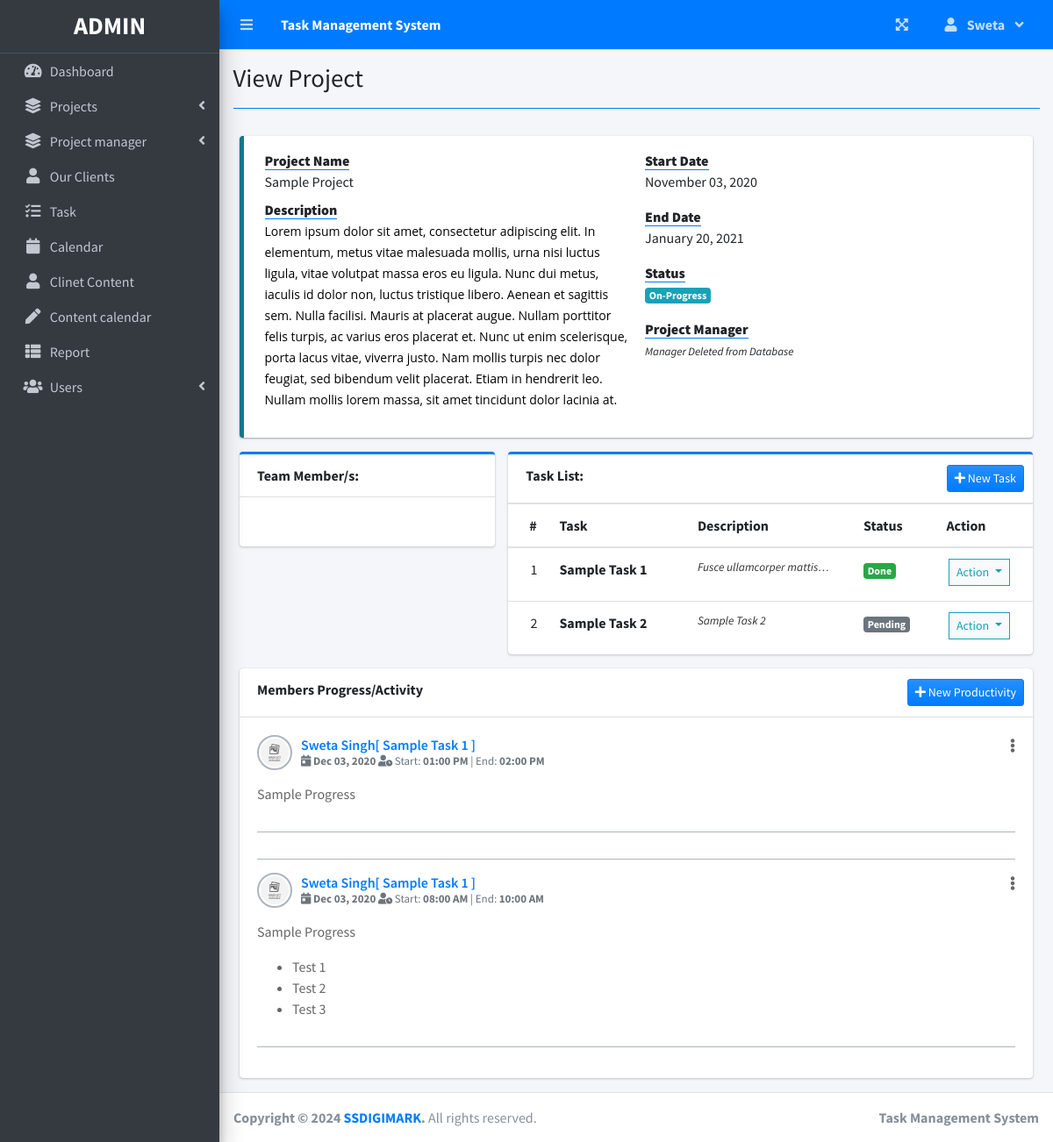
The page /index.php?page=view_project&id=1 (signed in) on the database its author committed.
### tables this page shows
CREATE TABLE `task_list` (
  `id` int(30) NOT NULL,
  `project_id` int(30) NOT NULL,
  `task` varchar(200) NOT NULL,
  `description` text NOT NULL,
  `status` tinyint(4) NOT NULL,
  `date_created` datetime NOT NULL DEFAULT current_timestamp()
);

CREATE TABLE `user_productivity` (
  `id` int(30) NOT NULL,
  `project_id` int(30) NOT NULL,
  `task_id` int(30) NOT NULL,
  `comment` text NOT NULL,
  `subject` varchar(200) NOT NULL,
  `date` date NOT NULL,
  `start_time` time NOT NULL,
  `end_time` time NOT NULL,
  `user_id` int(30) NOT NULL,
  `time_rendered` float NOT NULL,
  `date_created` datetime NOT NULL DEFAULT current_timestamp()
);

CREATE TABLE `users` (
  `id` int(30) NOT NULL,
  `firstname` varchar(200) NOT NULL,
  `lastname` varchar(200) NOT NULL,
  `email` varchar(200) NOT NULL,
  `password` text NOT NULL,
  `type` tinyint(1) NOT NULL DEFAULT 2 COMMENT '1 = admin, 2 = staff',
  `avatar` text NOT NULL DEFAULT 'no-image-available.png',
  `date_created` datetime NOT NULL DEFAULT current_timestamp()
);

### view_project.php (the view, shortened to what this page needs)
<?php
include 'db_connect.php';
$stat = array("Pending","Started","On-Progress","On-Hold","Over Due","Done");
$cprog = $conn->query("SELECT * FROM task_list where project_id = {$id} and status = 3")->num_rows;
$prod = $conn->query("SELECT * FROM user_productivity where project_id = {$id}")->num_rows;
if($status == 0 && strtotime(date('Y-m-d')) >= strtotime($start_date)):
if($prod  > 0  || $cprog > 0)
  $status = 2;
else
  $status = 1;
elseif($status == 0 && strtotime(date('Y-m-d')) > strtotime($end_date)):
$status = 4;
endif;
$manager = $conn->query("SELECT *,concat(firstname,' ',lastname) as name FROM users where id = $manager_id");
$manager = $manager->num_rows > 0 ? $manager->fetch_array() : array();
?>
<div class="col-lg-12">
	<div class="row">
		<div class="col-md-12">
			<div class="callout callout-info">
				<div class="col-md-12">
					<div class="row">
						<div class="col-sm-6">
							<dl>
								<dt><b class="border-bottom border-primary">Project Name</b></dt>
								<dd><?php echo ucwords($name) ?></dd>
								<dt><b class="border-bottom border-primary">Description</b></dt>
								<dd><?php echo html_entity_decode($description) ?></dd>
							</dl>
						</div>
						<div class="col-md-6">
							<dl>
								<dt><b class="border-bottom border-primary">Start Date</b></dt>
								<dd><?php echo date("F d, Y",strtotime($start_date)) ?></dd>
							</dl>
							<dl>
								<dt><b class="border-bottom border-primary">End Date</b></dt>
								<dd><?php echo date("F d, Y",strtotime($end_date)) ?></dd>
							</dl>
							<dl>
								<dt><b class="border-bottom border-primary">Status</b></dt>
								<dd>
									<?php
									  if($stat[$status] =='Pending'){
									  	echo "<span class='badge badge-secondary'>{$stat[$status]}</span>";
									  }elseif($stat[$status] =='Started'){
									  	echo "<span class='badge badge-primary'>{$stat[$status]}</span>";
									  }elseif($stat[$status] =='On-Progress'){
									  	echo "<span class='badge badge-info'>{$stat[$status]}</span>";
									  }elseif($stat[$status] =='On-Hold'){
									  	echo "<span class='badge badge-warning'>{$stat[$status]}</span>";
									  }elseif($stat[$status] =='Over Due'){
									  	echo "<span class='badge badge-danger'>{$stat[$status]}</span>";
									  }elseif($stat[$status] =='Done'){
									  	echo "<span class='badge badge-success'>{$stat[$status]}</span>";
									  }
									?>
								</dd>
							</dl>
							<dl>
								<dt><b class="border-bottom border-primary">Project Manager</b></dt>
								<dd>
									<?php if(isset($manager['id'])) : ?>
									<div class="d-flex align-items-center mt-1">
										<img class="img-circle img-thumbnail p-0 shadow-sm border-info img-sm mr-3" src="assets/uploads/<?php echo $manager['avatar'] ?>" alt="Avatar">
										<b><?php echo ucwords($manager['name']) ?></b>
									</div>
									<?php else: ?>
										<small><i>Manager Deleted from Database</i></small>
									<?php endif; ?>
								</dd>
							</dl>
						</div>
					</div>
				</div>
			</div>
		</div>
	</div>
	<div class="row">
		<div class="col-md-4">
			<div class="card card-outline card-primary">
				<div class="card-header">
					<span><b>Team Member/s:</b></span>
				</div>
				<div class="card-body">
				</div>
			</div>
		</div>
		<div class="col-md-8">
			<div class="card card-outline card-primary">
				<div class="card-header">
					<span><b>Task List:</b></span>
					<?php if($_SESSION['login_type'] != 3): ?>
					<div class="card-tools">
						<button class="btn btn-primary bg-gradient-primary btn-sm" type="button" id="new_task"><i class="fa fa-plus"></i> New Task</button>
					</div>
				<?php endif; ?>
				</div>
				<div class="card-body p-0">
					<div class="table-responsive">
					<table class="table table-condensed m-0 table-hover">
						<colgroup>
							<col width="5%">
							<col width="25%">
							<col width="30%">
							<col width="15%">
							<col width="15%">
						</colgroup>
						<thead>
							<th>#</th>
							<th>Task</th>
							<th>Description</th>
							<th>Status</th>
							<th>Action</th>
						</thead>
						<tbody>
							<?php
							$i = 1;
							$tasks = $conn->query("SELECT * FROM task_list where project_id = {$id} order by task asc");
							while($row=$tasks->fetch_assoc()):
								$trans = get_html_translation_table(HTML_ENTITIES,ENT_QUOTES);
								unset($trans["\""], $trans["<"], $trans[">"], $trans["<h2"]);
								$desc = strtr(html_entity_decode($row['description']),$trans);
								$desc=str_replace(array("<li>","</li>"), array("",", "), $desc);
							?>
								<tr>
			                        <td class="text-center"><?php echo $i++ ?></td>
			                        <td class=""><b><?php echo ucwords($row['task']) ?></b></td>
			                        <td class=""><p class="truncate"><?php echo strip_tags($desc) ?></p></td>
			                        <td>
			                        	<?php
			                        	if($row['status'] == 1){
									  		echo "<span class='badge badge-secondary'>Pending</span>";
			                        	}elseif($row['status'] == 2){
									  		echo "<span class='badge badge-primary'>On-Progress</span>";
			                        	}elseif($row['status'] == 3){
									  		echo "<span class='badge badge-success'>Done</span>";
			                        	}
			                        	?>
			                        </td>
			                        <td class="text-center">
										<button type="button" class="btn btn-default btn-sm btn-flat border-info wave-effect text-info dropdown-toggle" data-toggle="dropdown" aria-expanded="true">
					                      Action
					                    </button>
									</td>
		                    	</tr>
							<?php
							endwhile;
							?>
						</tbody>
					</table>
					</div>
				</div>
			</div>
		</div>
	</div>
	<div class="row">
		<div class="col-md-12">
			<div class="card">
				<div class="card-header">
					<b>Members Progress/Activity</b>
					<div class="card-tools">
						<button class="btn btn-primary bg-gradient-primary btn-sm" type="button" id="new_productivity"><i class="fa fa-plus"></i> New Productivity</button>
					</div>
				</div>
				<div class="card-body">
					<?php
					$progress = $conn->query("SELECT p.*,concat(u.firstname,' ',u.lastname) as uname,u.avatar,t.task FROM user_productivity p inner join users u on u.id = p.user_id inner join task_list t on t.id = p.task_id where p.project_id = $id order by unix_timestamp(p.date_created) desc ");
					while($row = $progress->fetch_assoc()):
					?>
						<div class="post">
		                      <div class="user-block">
		                      	<?php if($_SESSION['login_id'] == $row['user_id']): ?>
		                      	<span class="btn-group dropleft float-right">
								  <span class="btndropdown-toggle" data-toggle="dropdown" aria-haspopup="true" aria-expanded="false" style="cursor: pointer;">
								    <i class="fa fa-ellipsis-v"></i>
								  </span>
								</span>
								<?php endif; ?>
		                        <img class="img-circle img-bordered-sm" src="assets/uploads/<?php echo $row['avatar'] ?>" alt="user image">
		                        <span class="username">
		                          <a href="#"><?php echo ucwords($row['uname']) ?>[ <?php echo ucwords($row['task']) ?> ]</a>
		                        </span>
		                        <span class="description">
		                        	<span class="fa fa-calendar-day"></span>
		                        	<span><b><?php echo date('M d, Y',strtotime($row['date'])) ?></b></span>
		                        	<span class="fa fa-user-clock"></span>
                      				<span>Start: <b><?php echo date('h:i A',strtotime($row['date'].' '.$row['start_time'])) ?></b></span>
		                        	<span> | </span>
                      				<span>End: <b><?php echo date('h:i A',strtotime($row['date'].' '.$row['end_time'])) ?></b></span>
	                        	</span>
		                      </div>
		                      <div>
		                       <?php echo html_entity_decode($row['comment']) ?>
		                      </div>
	                    </div>
	                    <div class="post clearfix"></div>
                    <?php endwhile; ?>
				</div>
			</div>
		</div>
	</div>
</div>

### view_project.php (style rules this page uses)
.truncate { -webkit-line-clamp:1 !important; }

### rows shown on the page
task_list: task "Sample Task 1", description "Fusce ullamcorper…", status "Done"
task_list: task "Sample Task 2", description "Sample Task 2", status "Pending"
user_productivity: user.avatar (placeholder picture), uname "Sweta Singh", task_list.task "Sample Task 1", date "Dec 03, 2020", date+start_time "01:00 PM", date+end_time "02:00 PM", comment "Sample Progress"
user_productivity: user.avatar (placeholder picture), uname "Sweta Singh", task_list.task "Sample Task 1", date "Dec 03, 2020", date+start_time "08:00 AM", date+end_time "10:00 AM", comment "Sample Progress Test 1 Test 2 Test 3"

### other values the page prints
$_SESSION['system']['name'] "Task Management System"
$_SESSION['login_firstname'] "Sweta"
$title "View Project"
$name "Sample Project"
date("F d, Y",strtotime($start_date)) "November 03, 2020"
date("F d, Y",strtotime($end_date)) "January 20, 2021"
$stat[$status] "On-Progress"
